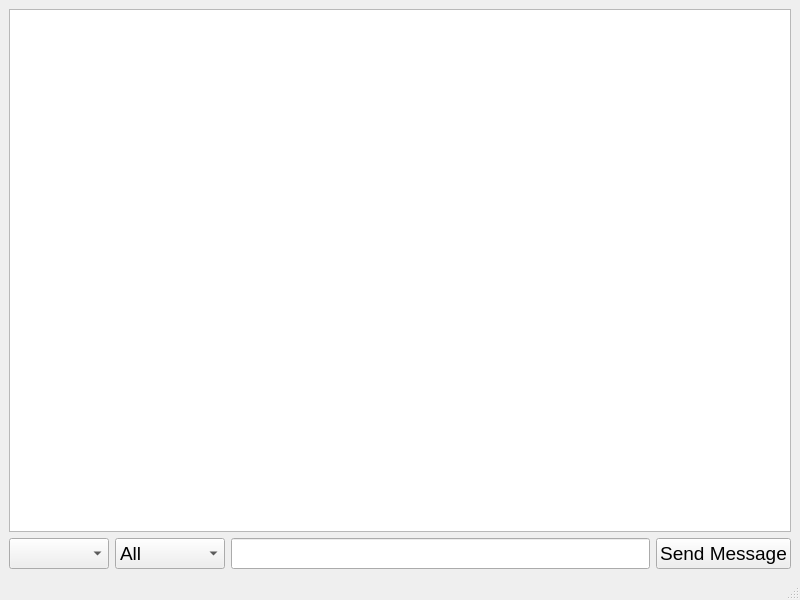
<?xml version="1.0" encoding="UTF-8"?>
<ui version="4.0">
 <class>MainWindow</class>
 <widget class="QMainWindow" name="MainWindow">
  <property name="geometry">
   <rect>
    <x>0</x>
    <y>0</y>
    <width>800</width>
    <height>600</height>
   </rect>
  </property>
  <property name="windowTitle">
   <string>MainWindow</string>
  </property>
  <widget class="QWidget" name="centralwidget">
   <layout class="QGridLayout" name="gridLayout">
    <item row="0" column="0" colspan="4">
     <widget class="QTextEdit" name="textEdit_Client_Messages"/>
    </item>
    <item row="1" column="0">
     <widget class="QComboBox" name="comboBox_Client_List">
      <property name="font">
       <font>
        <pointsize>14</pointsize>
       </font>
      </property>
     </widget>
    </item>
    <item row="1" column="1">
     <widget class="QComboBox" name="comboBox_Send_Message_Type">
      <property name="font">
       <font>
        <pointsize>14</pointsize>
       </font>
      </property>
      <item>
       <property name="text">
        <string>All</string>
       </property>
      </item>
      <item>
       <property name="text">
        <string>Individual</string>
       </property>
      </item>
     </widget>
    </item>
    <item row="1" column="2">
     <widget class="QLineEdit" name="lineEdit_Message_For_Client">
      <property name="font">
       <font>
        <pointsize>14</pointsize>
       </font>
      </property>
     </widget>
    </item>
    <item row="1" column="3">
     <widget class="QPushButton" name="pushButton_Send">
      <property name="font">
       <font>
        <pointsize>14</pointsize>
       </font>
      </property>
      <property name="text">
       <string>Send Message</string>
      </property>
     </widget>
    </item>
   </layout>
  </widget>
  <widget class="QMenuBar" name="menubar">
   <property name="geometry">
    <rect>
     <x>0</x>
     <y>0</y>
     <width>800</width>
     <height>25</height>
    </rect>
   </property>
  </widget>
  <widget class="QStatusBar" name="statusbar"/>
 </widget>
 <resources/>
 <connections/>
</ui>
